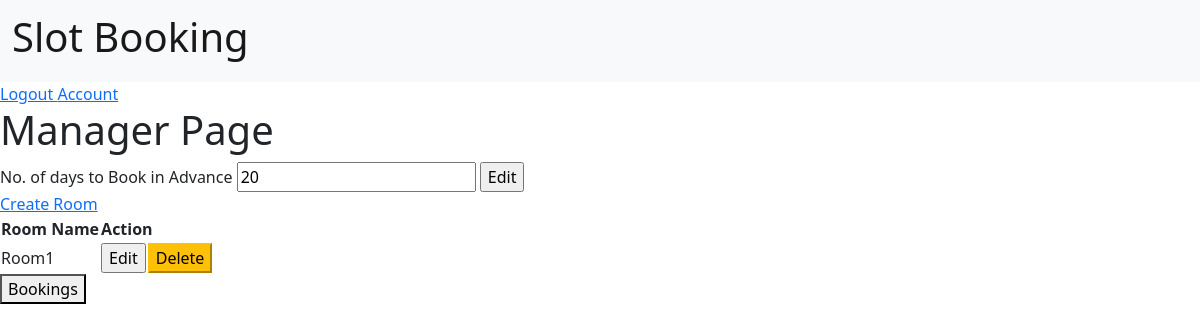
The page /manager/ (signed in) on the database as committed earlier.
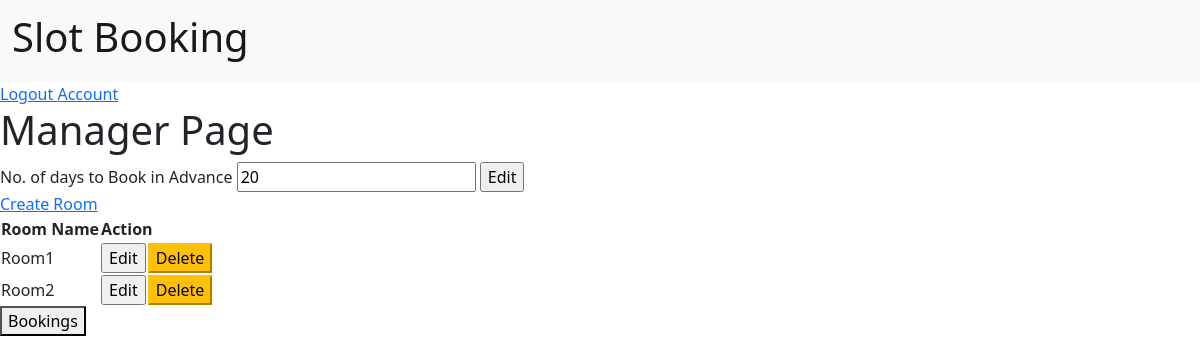
The same page on the database as committed later.
### manager/models.py (models this page shows, shortened)
class Rooms(models.Model):
    id = models.UUIDField(primary_key=True, default=uuid.uuid4, editable=False)
    room_owner = models.ForeignKey(CustomUser, on_delete=models.CASCADE)
    room_name = models.CharField(max_length=10, null=False)
    class Meta:
        unique_together = ('room_owner', 'room_name')

### manager/decorators.py (the view)
        def wrap(request,*args,**kwargs):
            if request.user.is_manager:
                return view_func(request,*args,**kwargs)
            else:
                raise PermissionDenied

### manager/views.py (called while the page is built)
@login_required
@role_required(allowed=['manager'])
def manager(request):
    rooms = Rooms.objects.filter(room_owner=request.user)
    advancebooking = AdvanceBooking.objects.get(manager_id=request.user)
    context={'rooms':rooms,'adv_days':advancebooking}
    return render(request,'manager/manager.html',context)

### manager/templates/manager/manager.html (shortened to what this page needs)
{% extends 'basic.html' %}
{%block content%}
<div>
    <h1> Manager Page</h1>
    <div>
        <form method="POST" action="{% url 'advance_days' %}">
            <div>
                <Label>No. of days to Book in Advance </Label>
                <input type="text" name="adv_days" value="{{adv_days.no_of_days}}" required>
                <input type="submit" value="Edit">
            </div>
        </form>
        <div>
            <a href="{% url 'create_room'%}"> Create Room </a>
        </div>
        {%if rooms %}
            <table>
                <thread>
                    <tr>
                        <th>Room Name </th>
                        <th colspan="2"> Action </th>
                    </tr>
                </thread>
                <tbody>
                    {% for room in rooms %}
                    <tr>
                        <td>
                            <Label>{{room.room_name}}</Label>
                        </td>
                        <td>
                            <form action="{% url 'time_slot' room.id%}" >
                                <input type="submit" class="button " value="Edit"> </input>
                            </form>
                        </td>
                        <td>
                            <form action="{% url 'delete_room' room.pk %}" method="POST">
                                <input type="submit" class="button btn-warning" value="Delete"> </input>
                            </form>
                        </td>
                        {% endfor %}
                    </tr>
                </tbody>
            </table>
        {% endif %}
        <a href="{% url 'bookings' %}">
            <button>Bookings </button>
        </a>
    </div>
</div>
{%endblock content%}

Rows that differ between the two databases and show on the page:
added Rooms: room_name "Room2"
